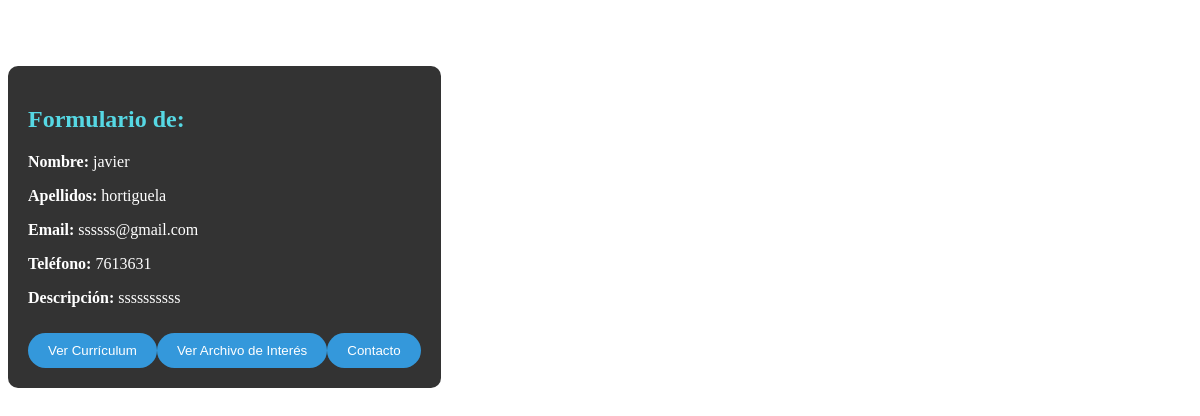
Screenshot of /ver_candidatos.php?Identificador=2 with the database file from the repository.
### tables this page shows
CREATE TABLE `formularios` (
  `Identificador` int(11) NOT NULL,
  `nombre` varchar(50) NOT NULL,
  `apellidos` varchar(50) NOT NULL,
  `email` varchar(100) NOT NULL,
  `telefono` varchar(20) DEFAULT NULL,
  `descripcion` text NOT NULL,
  `oferta_id` int(11) NOT NULL,
  `fecha_creacion` timestamp NOT NULL DEFAULT current_timestamp(),
  `curriculum` varchar(255) DEFAULT NULL,
  `archivo_interes` varchar(255) DEFAULT NULL
);

### ver_candidatos.php (the view, shortened to what this page needs)
<link rel="stylesheet" href="css/estiloRegistros.css">
<?php include 'cabecera.php';
$servername = "localhost";
$username = "examenmarcas";
$password = "examenmarcas";
$database = "proyectofinal";
$conn = new mysqli($servername, $username, $password, $database);
if (isset($_GET['Identificador'])) {
    $oferta_id = $_GET['Identificador'];
$sql = "SELECT f.* FROM formularios f WHERE f.oferta_id = $oferta_id";
    $result = $conn->query($sql);
    if ($result->num_rows > 0) {
        echo "<div class='container'>";
        $count = 0;
        while($row = $result->fetch_assoc()) {
            echo "<div class='form-container'>";
            echo "<div class='form'>";
            echo "<h2>Formulario de:</h2>";
            echo "<p><strong>Nombre:</strong> " . $row["nombre"] . "</p>";
            echo "<p><strong>Apellidos:</strong> " . $row["apellidos"] . "</p>";
            echo "<p class='email' id='email-" . $count . "'><strong>Email:</strong> " . $row["email"] . "</p>";
            echo "<p><strong>Teléfono:</strong> " . $row["telefono"] . "</p>";
            echo "<p><strong>Descripción:</strong> " . $row["descripcion"] . "</p>";
            echo "<button class='boton-azul'><a href='archivos/" . $row["curriculum"] . "' target='_blank'>Ver Currículum</a></button>";
            echo "<button class='boton-azul'><a href='archivos/" . $row["archivo_interes"] . "' target='_blank'>Ver Archivo de Interés</a></button>";
            echo "<button class='boton-azul' id='boton-contacto-" . $count . "'>Contacto</button>";
            echo "</div>";
            echo "</div>";
            $count++;
        }
        echo "</div>";
    } else {
        echo "No hay formularios asociados a esta oferta de trabajo.";
    }
} else {
    echo "ID de oferta de trabajo no proporcionado.";
}
?>

### css/estiloRegistros.css (style rules this page uses)
.container { display: flex; flex-wrap: wrap; justify-content: space-between; }
.form-container { background-color: #333; padding: 20px; margin-bottom: 20px; border-radius: 10px; }
.form { color: white; }
.form h2 { color: #56d8e4; }
.boton-azul { background-color: #3498db; color: white; border: none; padding: 10px 20px; margin-top: 10px; border-radius: 20px; cursor: pointer; text-decoration: none; display: inline-block; transition: background-color 0.3s; }
.boton-azul a { color: white; text-decoration: none; }

### rows the page displays
formularios: nombre "javier", apellidos "hortiguela", email "ssssss@gmail.com", telefono "7613631", descripcion "ssssssssss"
